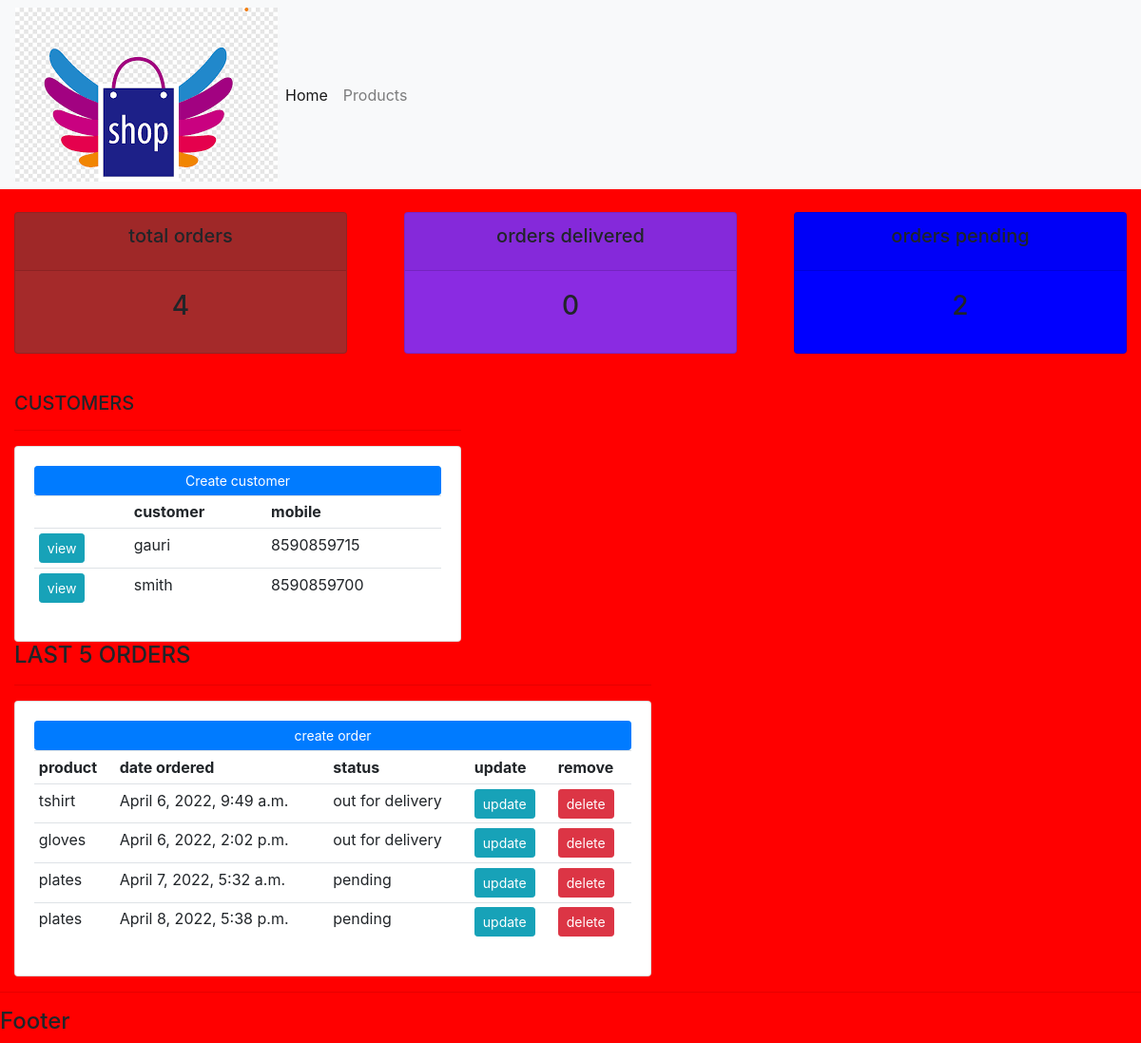
The page / on the database its author committed.
### accounts/models.py (models this page shows, shortened)
class Customer(models.Model):
    name= models.CharField(max_length=100, null=True)
    mobile= models.CharField(max_length=100, null=True)
    email= models.CharField(max_length=100, null=True)
    date= models.DateTimeField(auto_now_add=True, null=True)

class Order(models.Model):
    STATUS=(('pending','pending'),
    ('out for delivery','out for delivery'),
    ('delivered','delivered'),
    )
    customer=models.ForeignKey(Customer,null=True,on_delete=models.SET_NULL)
    product=models.ForeignKey(Product,null=True,on_delete=models.SET_NULL)
    date= models.DateTimeField(auto_now_add=True, null=True)
    status= models.CharField(max_length=100, null=True,choices=STATUS)
    note= models.CharField(max_length=1000, null=True)

class Product(models.Model):
    CATEGORY=(('Indoor','Indoor'),
    ('Out door','Out door'))
    name= models.CharField(max_length=100, null=True)
    price= models.FloatField(null=True)
    description= models.CharField(max_length=100, null=True,blank=True)
    category= models.CharField(max_length=100, null=True,choices=CATEGORY)
    date= models.DateTimeField(auto_now_add=True, null=True)
    tags=models.ManyToManyField(Tag)
    def __str__(self):
        return self.name

### accounts/views.py (the view)
# urls.py: path('',views.home, name="home"),
def home(request):
    orders=Order.objects.all()
    customers=Customer.objects.all()
    totcust=customers.count()
    totorder=orders.count()
    delivered=orders.filter(status='delivered').count()
    pending=orders.filter(status='pending').count()
    context={'orders':orders,'customers':customers,'totorder':totorder,'delivered':delivered,'pending':pending}
    return render(request,'accounts/home.html',context)

### accounts/templates/accounts/home.html (shortened to what this page needs)
{% extends 'accounts/main.html'%}
{% block content %}
{% include 'accounts/status.html' %}
<br>
<div class="col-md-5">
    <h5>CUSTOMERS</h5>
    <hr>
    <div class="card card-body">
        <a class="btn btn-primary btn-sm btn-block" href="">Create customer</a>
        <table class="table table-sm">
            <tr>
                <th></th>
                <th>customer</th>
                <th>mobile</th>
            </tr>
        {% for j in customers %}
         <tr>
             <td><a class="btn btn-sm btn-info" href="{% url 'customer' j.id %}">view</a></td>
             <td>{{j.name}}</td>
             <td>{{j.mobile}}</td>
         </tr>
         {% endfor %}
        </table>
        </div>
    </div>
<div class="col-md-7">
    <h4>LAST 5 ORDERS</h4>
    <hr>
    <div class="card card-body">
        <a class="btn btn-primary btn-sm btn-block" href="{% url 'create_order' %}">create order</a>
        <table class="table table-sm">
            <tr>
                <th>product</th>
                <th>date ordered</th>
                <th>status</th>
                <th>update</th>
                <th>remove</th>
            </tr>
            {% for k in orders %}
         <tr>
             <td>{{k.product}}</td>
             <td>{{k.date}}</td>
             <td>{{k.status}}</td>
             <td><a class="btn btn-sm btn-info" href="{% url 'update_order' k.id %}">update</a></td>
             <td><a class="btn btn-sm btn-danger" href="{% url 'delete_order' k.id %}">delete</a></td>
         </tr>
         {% endfor %}
        </table>
    </div>
</div>
{% endblock %}

### djangosmp/static/css/main.css (style rules this page uses)
body { background-color: red; }

### rows shown on the page
Customer: name "gauri", mobile "8590859715"
Customer: name "smith", mobile "8590859700"
Order: product "tshirt", date "April 6, 2022, 9:49 a.m.", status "out for delivery"
Order: product "gloves", date "April 6, 2022, 2:02 p.m.", status "out for delivery"
Order: product "plates", date "April 7, 2022, 5:32 a.m.", status "pending"
Order: product "plates", date "April 8, 2022, 5:38 p.m.", status "pending"

### other values the page prints
{{ totorder }} "4"
{{ delivered }} "0"
